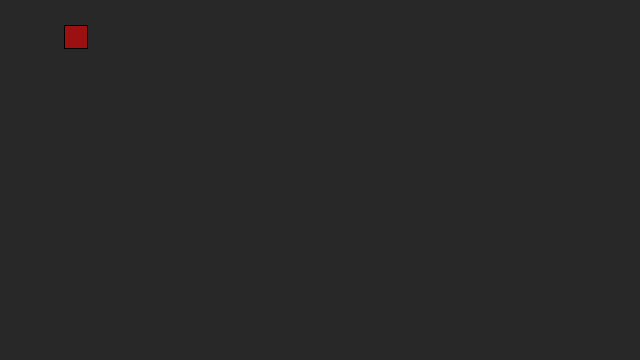
Frame 1 (no input)
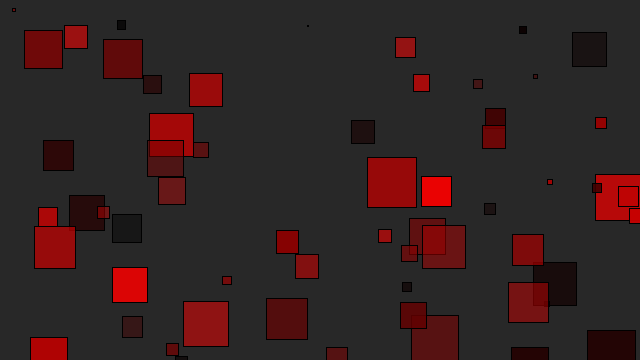
Frame 60 (the mouse pressed at the canvas centre just before this capture)
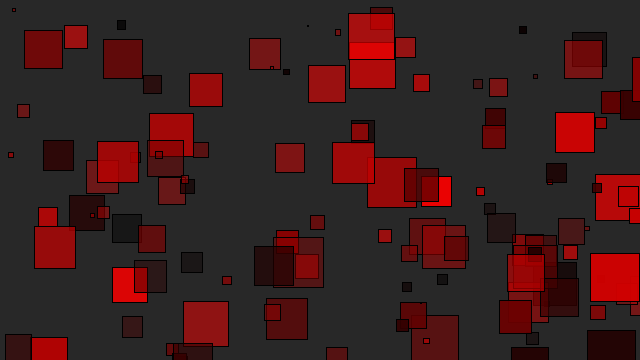
Frame 120 (the mouse held since frame 60 and released just before this capture)

The Processing sketch that drew these frames (run headless with seeded random() and noise(); from frame 60 on, the mouse is pressed at the canvas centre):

// Processing sketch: randomCircles
// ── randomCircles.pde
void setup(){
 size(640, 360);
  
     background(40);

}

float x = random(width), y = random(height);
float r = random(50, 250), g = random(100, 250), b = random(100, 250);
float alpha = random(100, 250);
float widthCircle = random(50);

void draw(){

  // para que se note algo de transparencia
  //fill(r, g, b, 50);
  
  // usamos una variable alpha para tener varios grados de transparencia
  fill(r, 0, 0, alpha);
  
  // usamos solo un color para en este caso el red
  //fill(r, 10, 10, 250); 
  //circle(mouseX, mouseY, 20);
  //circle(x, y, widthCircle);
  square(x, y, widthCircle);
  //rect(x, y, 10, widthCircle);
  x = random(width);
  y = random(height);
  r = random(255);
  g = random(255);
  b = random(255);
  alpha = random(100, 250);
  widthCircle = random(50);
  frameRate(60);
}


void mousePressed(){
  background(40); 
}
